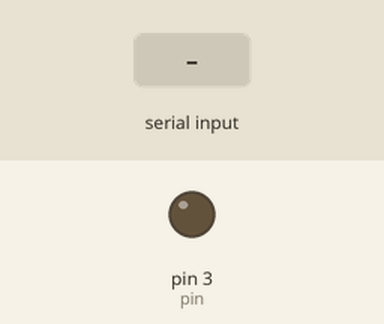
The sketch below on a simulated Arduino Uno, built with avr-gcc and run on an emulated ATmega328P. Shown: output pins drawn as LEDs (lit = HIGH). The inputs (shaded band) are chosen by the test bench. The modem accepts every AT command (registered, SIM ready, sends succeed) and sends nothing else.

Above: at 1.5 s.
1.6 s: "H" received over the second serial link
At 2.8 s:
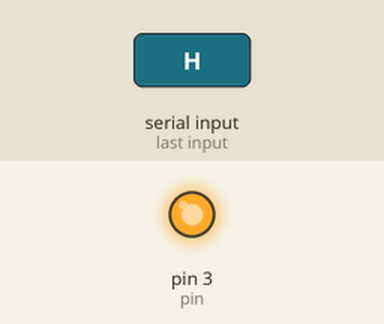
3.1 s: "L" received over the second serial link
At 3.9 s:
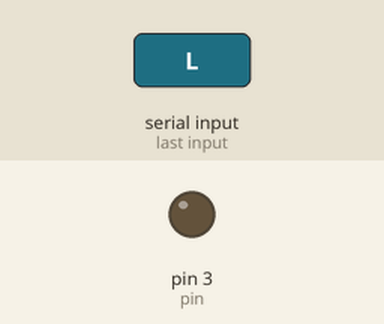
Timing chart, 0 to 6.1 s (numbered marks = the images above; inputs shaded):
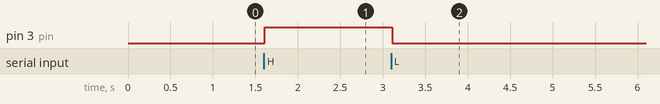

The sketch:

source.ino
```cpp
#include<SoftwareSerial.h>

#define pin 3 // Relay pin

SoftwareSerial bluetooth(10,11); // RX , TX
char data=0;

void setup(){
  bluetooth.begin(9600);
  pinMode(pin,OUTPUT);
  bluetooth.print("AT+PSWD=\r\n"); // Set bluetooth password to nothing
}

void loop(){
  if(bluetooth.available()){
    data=bluetooth.read();
    if(data=='H') // If the cmd that came from serial is 'H' then switch relay to On
      digitalWrite(pin,HIGH);
    else if(data =='L') // If the cmd that came from serial is 'L' then switch relay to Off
      digitalWrite(pin,LOW);
  }
  delay(100);
}
```

Measured:
- after the input at 1.6 s, pin 3 (pin): LOW → HIGH at once
- after the input at 3.1 s, pin 3 (pin): HIGH → LOW at once
